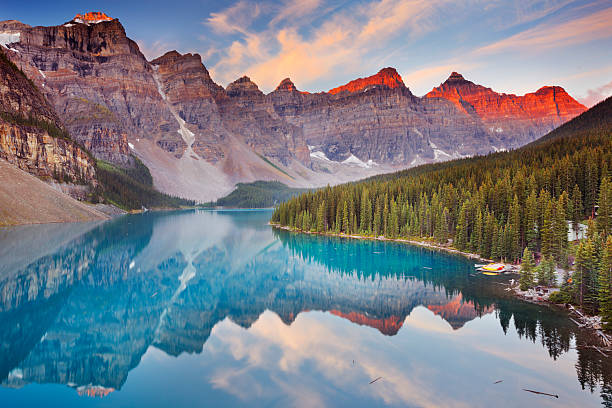
#> input picture OpenCV/nature.jpg, 612 x 408 px, found by its file name
$ python 12_Image_Rotation.py
#> lines starting #> are read from the running program, lines starting #| are printed output that depends on the picture
import cv2

img=cv2.imread("C:/Users/Anas Ali Khan/project/OpenCV/nature.jpg",)
#> img is the input picture: shape (408, 612, 3); mean B, G, R 133.1, 124.8, 120.3

row=img.shape[1]
#> row = 612
columns=img.shape[0]
#> columns = 408

centre=(columns/2,row/2)
#> centre = (204, 306)
angle=180

r=cv2.getRotationMatrix2D(centre,angle,1)

rotate=cv2.warpAffine(img,r,(columns,row)) #source,,dimensions
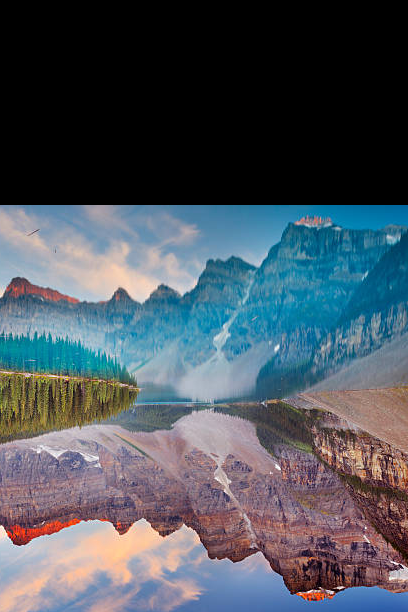
#> rotate: shape (612, 408, 3); mean B, G, R 93.7, 84.7, 76.5

cv2.imshow("rotated",rotate)
cv2.waitKey(0)
cv2.destroyAllWindows()
